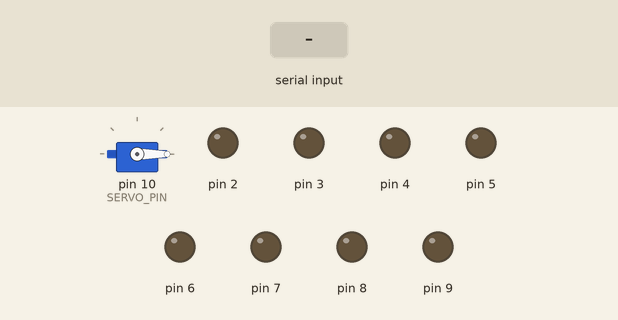
Simulated run of this sketch. Board: Arduino Uno, built with avr-gcc and run on an emulated ATmega328P. Shown: servo, output pins drawn as LEDs (lit = HIGH). The inputs (shaded band) are chosen by the test bench. What the sketch prints to the serial monitor is not drawn.

Above: at 2.7 s.
2.8 s: "5\n" received over Serial
At 4.2 s:
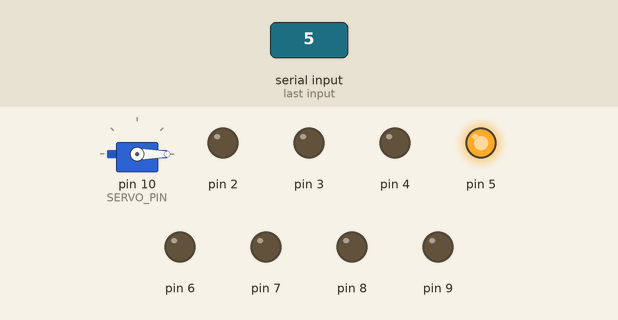
Timing chart, 0 to 5.8 s (numbered marks = the images above; inputs shaded):
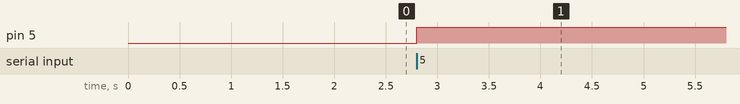

The sketch:

bt.ino
```cpp
// Bluetooth box lock.
// Use Bluetooth emulator app on the smartphone.
// Some emulators support UTF-8, and the code can be in every language.
// Disconnect the rx/tx when uploading because the USB uses the same connections.
// Some easter eggs are in the code. can you find them ? (-:


#include <EEPROM.h>
 #include <Servo.h>
Servo servo;
 const int SERVO_PIN = 10;

char stat[10]={LOW,LOW,LOW,LOW,LOW,LOW,LOW,LOW,LOW,LOW};
const int CLOSE(0);
const int OPEN(90);

const char magic(136);

const char SIZE = 50;
char code[SIZE];
 char givenCode[SIZE];
char ptr=0;
char codesize = 0;

void close()
{
  Serial.println("close נועל");
  servo.attach(SERVO_PIN);
  servo.write(CLOSE);
  delay(1500);
   servo.detach();
}
  void open()
{
             Serial.println("פותח open");
  servo.attach(SERVO_PIN);
  servo.write(OPEN);
  delay(2500);
  close();

}

void setup()
{
  for (int i=2;i<10;++i)
  {
    pinMode(i,OUTPUT);
    digitalWrite(i,stat[i]);
  }
  Serial.begin(9600);         //Sets the data rate in bits per second (baud) for serial data transmission
  char  ismagic = EEPROM.read(0);
  Serial.println(ismagic);
  if (ismagic==magic)
  {
    codesize = EEPROM.read(1);
    Serial.println("read code: קראתי את הקוד מהזכרון");
   for (int i=0;i<codesize;++i)
    {
      code[i]=EEPROM.read(2+i);
      Serial.print('#');
    }
     Serial.println();
  }

  close();
}

bool check(char* test,int sz)
{
  for (int i=0;i<sz;++i)
    if (test[i]!=givenCode[i])
      return false;
  return true;
}
void loop()
{
  if(Serial.available() > 0)  // Send data only when you receive data:
  {
    char data = Serial.read();      //Read the incoming data and store it into variable data
  if (data != 10 && data !=13 && data!='-')
  {
      givenCode[ptr]=data;
      ptr++;
      ptr=ptr%SIZE;
   }


    if (data==10  || data=='-')
    {
      Serial.println("got it - הבנתי");
      if (ptr==1 && givenCode[0]>='2' && givenCode[0]<='9')
      {
        char pin = givenCode[0]-'0';
        Serial.println("pin change שינוי מצב");
        stat[pin]=(stat[pin]==LOW)?HIGH:LOW;
        digitalWrite(pin,stat[pin]);
      }
      if (check("tellme:",7))
      {
         for (int i=0;i<codesize;++i)
        {
          Serial.print(code[i]);

    }
     Serial.println();
      }
      if (check("קוד:",7) || check("code:",5) )
      {
        char len = 5;
        if (check("קוד:",7))
          len=7;
        EEPROM.write(0,magic);
        codesize = ptr-len;
        EEPROM.write(1,codesize);
        for (int i=len;i<ptr;++i)
        {
           EEPROM.write(i-3,givenCode[i]);
           code[i-len]=givenCode[i];

        }
        Serial.println("code changed שינוי קוד התבצע");
      }
      if (codesize>0 && (check(code,codesize) || check("burstain",8)))
      {

           open();
      }

      ptr=0;
    }

  }

}
```

Measured:
- after the input at 2.8 s, pin 5: LOW → HIGH at once
